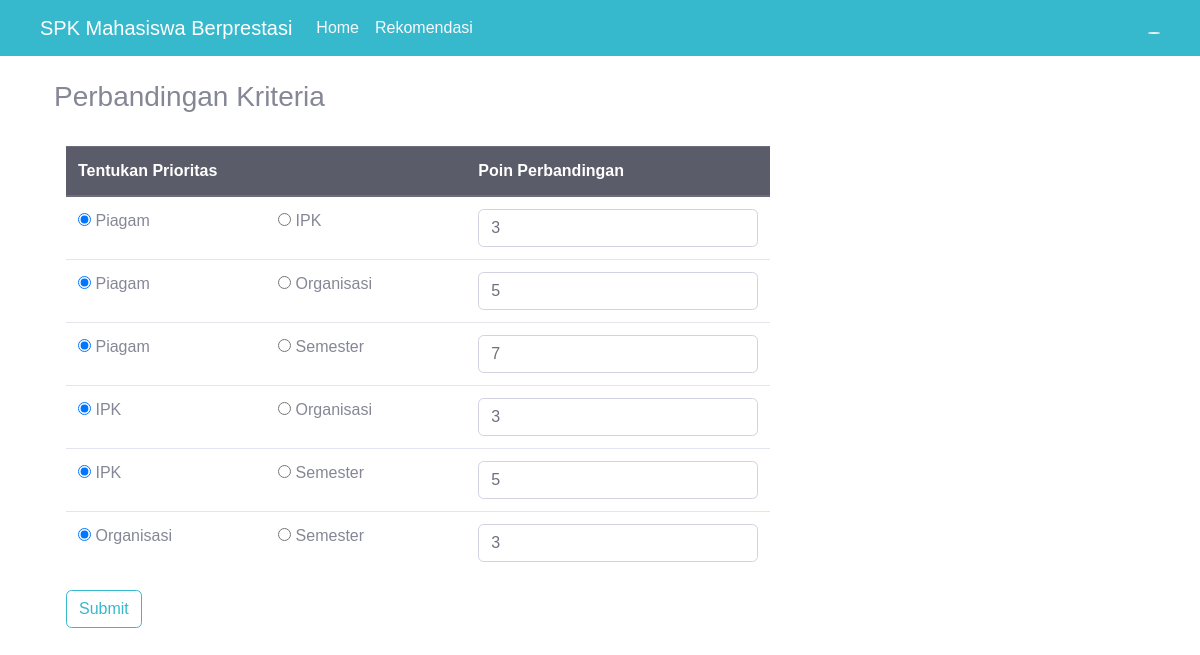
Page /bobot_kriteria.php on the committed database.
### tables this page shows
CREATE TABLE `perbandingan_kriteria` (
  `id_pk` int(11) NOT NULL,
  `krit_pembanding` int(11) NOT NULL,
  `krit_utama` int(11) NOT NULL,
  `value_krit` float NOT NULL
);

### config.php (called while the page is built, shortened)
<?php
	$database = 'spkmawapress';
?>

### fungsi.php (the view, shortened to what this page needs)
<?php
function getKriteriaID($no_urut) {
	include('config.php');
	$query  = "SELECT id_krit FROM kriteria ORDER BY id_krit";
	$result = mysqli_query($koneksi, $query);
	while ($row = mysqli_fetch_array($result)) {
		$listID[] = $row['id_krit'];
	}
	return $listID[($no_urut)];
}
function getJumlahKriteria() {
	include('config.php');
	$query  = "SELECT count(*) FROM kriteria";
	$result = mysqli_query($koneksi, $query);
	while ($row = mysqli_fetch_array($result)) {
		$jumlahData = $row[0];
	}
	return $jumlahData;
}
function getNilaiPerbandinganKriteria($kriteria1,$kriteria2) {
	include('config.php');
	$id_kriteria1 = getKriteriaID($kriteria1);
	$id_kriteria2 = getKriteriaID($kriteria2);
	$query  = "SELECT value_krit FROM perbandingan_kriteria WHERE krit_utama = $id_kriteria1 AND krit_pembanding = $id_kriteria2";
	$result = mysqli_query($koneksi, $query);
	if (mysqli_num_rows($result)==0) {
		$nilai = 1;
	} else {
		while ($row = mysqli_fetch_array($result)) {
			$nilai = $row['value_krit'];
		}
	}
	return $nilai;
}
function showTabelPerbandinganBobotKriteria($jenis,$kriteria) {
	include('config.php');
	if ($kriteria == 'kriteria') {
		$n = getJumlahKriteria();
	} else {
		$n = getJumlahAlternatif();
	}
	$query = "SELECT nama_krit FROM $kriteria ORDER BY id_krit";
	$result	= mysqli_query($koneksi, $query);
	while ($row = mysqli_fetch_array($result)) {
		$pilihan[] = $row['nama_krit'];
	}
	?>
	<form class="col-md-8" action="proses.php" method="post" name="submitform">
	<table class="table table-stripped">
		<thead class="thead-dark">
			<tr>
				<th colspan="2">Tentukan Prioritas</th>
				<th>Poin Perbandingan</th>
			</tr>
		</thead>
		<tbody>
	<?php
	$urut = 0;
	for ($x=0; $x <= ($n - 2); $x++) {
		for ($y=($x+1); $y <= ($n - 1) ; $y++) {
			$urut++;
	?>
			<tr>
				<td>
					<input name="pilih<?php echo $urut?>" value="1" checked="" class="hidden" type="radio">
					<label><?php echo $pilihan[$x]; ?></label>
				</td>
				<td>
					<input name="pilih<?php echo $urut?>" value="2" class="hidden" type="radio">
					<label><?php echo $pilihan[$y]; ?></label>
				</td>
				<td>
					<div class="field">
	<?php
	if ($kriteria == 'kriteria') {
		$nilai = getNilaiPerbandinganKriteria($x,$y);
	} else {
		$nilai = getNilaiPerbandinganAlternatif($x,$y,($jenis-1));
	}
	?>
					<input class="form-control" type="number" name="bobot<?php echo $urut?>" value="<?php echo $nilai?>" max="9" min="0" step="0.00000001" required>
					</div>
				</td>
			</tr>
			<?php
		}
	}
	?>
		</tbody>
	</table>
	<input class="btn btn-outline-info" type="submit" name="submit" value="Submit" id="btnSubmit">
	</form>
	<?php
}
	?>

### header.php (style rules this page uses)
html,body { padding: 0; margin:0; font-family: sans-serif; }

### rows in the picture
perbandingan_kriteria: value_krit "3"
perbandingan_kriteria: value_krit "5"
perbandingan_kriteria: value_krit "7"
perbandingan_kriteria: value_krit "3"
perbandingan_kriteria: value_krit "5"
perbandingan_kriteria: value_krit "3"

### other values in the picture
$pilihan[$x] "Piagam"
$pilihan[$y] "IPK"
$pilihan[$y] "Organisasi"
$pilihan[$y] "Semester"
$pilihan[$x] "IPK"
$pilihan[$x] "Organisasi"
